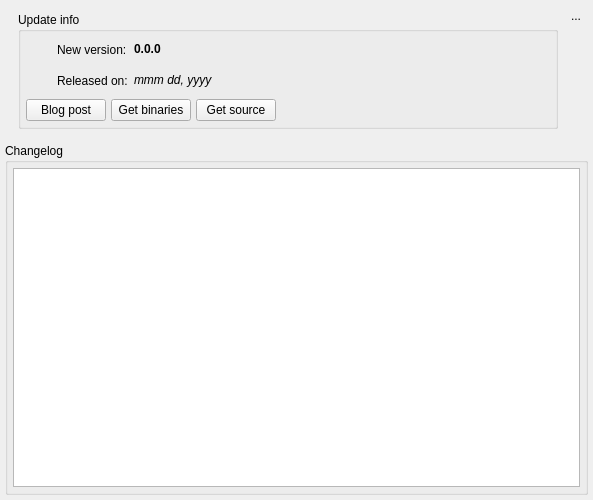
<?xml version="1.0" encoding="UTF-8"?>
<ui version="4.0">
 <class>UpdateNotifierWidget</class>
 <widget class="QWidget" name="UpdateNotifierWidget">
  <property name="modal" stdset="0">
   <bool>false</bool>
  </property>
  <property name="windowModality">
   <enum>Qt::WindowModality::WindowModal</enum>
  </property>
  <property name="geometry">
   <rect>
    <x>0</x>
    <y>0</y>
    <width>593</width>
    <height>500</height>
   </rect>
  </property>
  <property name="minimumSize">
   <size>
    <width>550</width>
    <height>500</height>
   </size>
  </property>
  <property name="windowTitle">
   <string>Update Notifier</string>
  </property>
  <property name="autoFillBackground">
   <bool>false</bool>
  </property>
  <property name="styleSheet">
   <string notr="true"/>
  </property>
  <layout class="QVBoxLayout" name="verticalLayout">
   <property name="spacing">
    <number>0</number>
   </property>
   <property name="leftMargin">
    <number>0</number>
   </property>
   <property name="topMargin">
    <number>0</number>
   </property>
   <property name="rightMargin">
    <number>0</number>
   </property>
   <property name="bottomMargin">
    <number>0</number>
   </property>
   <item>
    <widget class="QFrame" name="frame">
     <property name="mouseTracking">
      <bool>true</bool>
     </property>
     <property name="frameShape">
      <enum>QFrame::Shape::NoFrame</enum>
     </property>
     <property name="frameShadow">
      <enum>QFrame::Shadow::Raised</enum>
     </property>
     <layout class="QGridLayout" name="gridLayout">
      <property name="leftMargin">
       <number>5</number>
      </property>
      <property name="topMargin">
       <number>5</number>
      </property>
      <property name="rightMargin">
       <number>5</number>
      </property>
      <property name="bottomMargin">
       <number>5</number>
      </property>
      <item row="0" column="0" rowspan="2">
       <layout class="QHBoxLayout" name="horizontalLayout_2">
        <property name="sizeConstraint">
         <enum>QLayout::SizeConstraint::SetDefaultConstraint</enum>
        </property>
        <item>
         <widget class="QLabel" name="label">
          <property name="sizePolicy">
           <sizepolicy hsizetype="Fixed" vsizetype="Fixed">
            <horstretch>0</horstretch>
            <verstretch>0</verstretch>
           </sizepolicy>
          </property>
          <property name="maximumSize">
           <size>
            <width>128</width>
            <height>128</height>
           </size>
          </property>
          <property name="text">
           <string/>
          </property>
          <property name="pixmap">
           <pixmap resource="../../../../priv-plugins/res/logoicons.qrc">:/images/images/pgmodeler_splash.png</pixmap>
          </property>
          <property name="scaledContents">
           <bool>true</bool>
          </property>
          <property name="alignment">
           <set>Qt::AlignmentFlag::AlignLeading|Qt::AlignmentFlag::AlignLeft|Qt::AlignmentFlag::AlignTop</set>
          </property>
         </widget>
        </item>
        <item>
         <widget class="QGroupBox" name="groupBox">
          <property name="sizePolicy">
           <sizepolicy hsizetype="Preferred" vsizetype="Fixed">
            <horstretch>0</horstretch>
            <verstretch>0</verstretch>
           </sizepolicy>
          </property>
          <property name="title">
           <string>Update info</string>
          </property>
          <layout class="QGridLayout" name="gridLayout_2">
           <property name="leftMargin">
            <number>5</number>
           </property>
           <property name="topMargin">
            <number>5</number>
           </property>
           <property name="rightMargin">
            <number>5</number>
           </property>
           <property name="bottomMargin">
            <number>5</number>
           </property>
           <item row="0" column="0">
            <widget class="QLabel" name="label_2">
             <property name="sizePolicy">
              <sizepolicy hsizetype="Fixed" vsizetype="Fixed">
               <horstretch>0</horstretch>
               <verstretch>0</verstretch>
              </sizepolicy>
             </property>
             <property name="minimumSize">
              <size>
               <width>25</width>
               <height>25</height>
              </size>
             </property>
             <property name="maximumSize">
              <size>
               <width>25</width>
               <height>25</height>
              </size>
             </property>
             <property name="text">
              <string/>
             </property>
             <property name="pixmap">
              <pixmap resource="../../res/resources.qrc">:/icons/icons/update.png</pixmap>
             </property>
             <property name="scaledContents">
              <bool>true</bool>
             </property>
            </widget>
           </item>
           <item row="0" column="1">
            <widget class="QLabel" name="version_lbl">
             <property name="text">
              <string>New version:</string>
             </property>
             <property name="alignment">
              <set>Qt::AlignmentFlag::AlignLeading|Qt::AlignmentFlag::AlignLeft|Qt::AlignmentFlag::AlignVCenter</set>
             </property>
             <property name="margin">
              <number>0</number>
             </property>
             <property name="indent">
              <number>0</number>
             </property>
            </widget>
           </item>
           <item row="0" column="2">
            <widget class="QLabel" name="ver_num_lbl">
             <property name="sizePolicy">
              <sizepolicy hsizetype="Expanding" vsizetype="Fixed">
               <horstretch>0</horstretch>
               <verstretch>0</verstretch>
              </sizepolicy>
             </property>
             <property name="font">
              <font>
               <bold>true</bold>
              </font>
             </property>
             <property name="text">
              <string>0.0.0</string>
             </property>
             <property name="alignment">
              <set>Qt::AlignmentFlag::AlignLeading|Qt::AlignmentFlag::AlignLeft|Qt::AlignmentFlag::AlignVCenter</set>
             </property>
             <property name="margin">
              <number>0</number>
             </property>
            </widget>
           </item>
           <item row="1" column="0">
            <widget class="QLabel" name="label_3">
             <property name="minimumSize">
              <size>
               <width>25</width>
               <height>25</height>
              </size>
             </property>
             <property name="maximumSize">
              <size>
               <width>25</width>
               <height>25</height>
              </size>
             </property>
             <property name="text">
              <string/>
             </property>
             <property name="pixmap">
              <pixmap resource="../../res/resources.qrc">:/icons/icons/typedatetime.png</pixmap>
             </property>
             <property name="scaledContents">
              <bool>true</bool>
             </property>
             <property name="indent">
              <number>10</number>
             </property>
            </widget>
           </item>
           <item row="1" column="1">
            <widget class="QLabel" name="date_lbl">
             <property name="text">
              <string>Released on:</string>
             </property>
             <property name="alignment">
              <set>Qt::AlignmentFlag::AlignLeading|Qt::AlignmentFlag::AlignLeft|Qt::AlignmentFlag::AlignVCenter</set>
             </property>
             <property name="margin">
              <number>0</number>
             </property>
             <property name="indent">
              <number>0</number>
             </property>
            </widget>
           </item>
           <item row="1" column="2">
            <widget class="QLabel" name="ver_date_lbl">
             <property name="sizePolicy">
              <sizepolicy hsizetype="Expanding" vsizetype="Fixed">
               <horstretch>0</horstretch>
               <verstretch>0</verstretch>
              </sizepolicy>
             </property>
             <property name="font">
              <font>
               <italic>true</italic>
               <bold>false</bold>
              </font>
             </property>
             <property name="text">
              <string>mmm dd, yyyy</string>
             </property>
             <property name="alignment">
              <set>Qt::AlignmentFlag::AlignLeading|Qt::AlignmentFlag::AlignLeft|Qt::AlignmentFlag::AlignVCenter</set>
             </property>
             <property name="margin">
              <number>0</number>
             </property>
            </widget>
           </item>
           <item row="2" column="0" colspan="3">
            <layout class="QHBoxLayout" name="horizontalLayout">
             <property name="spacing">
              <number>5</number>
             </property>
             <property name="leftMargin">
              <number>0</number>
             </property>
             <item>
              <widget class="QPushButton" name="blog_post_btn">
               <property name="sizePolicy">
                <sizepolicy hsizetype="Fixed" vsizetype="Fixed">
                 <horstretch>0</horstretch>
                 <verstretch>0</verstretch>
                </sizepolicy>
               </property>
               <property name="toolTip">
                <string>&lt;p&gt;Redirects to the blog post detailing this release.&lt;/p&gt;</string>
               </property>
               <property name="text">
                <string>Blog post</string>
               </property>
               <property name="icon">
                <iconset resource="../../res/resources.qrc">
                 <normaloff>:/icons/icons/blogpost.png</normaloff>:/icons/icons/blogpost.png</iconset>
               </property>
               <property name="iconSize">
                <size>
                 <width>25</width>
                 <height>25</height>
                </size>
               </property>
               <property name="checkable">
                <bool>false</bool>
               </property>
              </widget>
             </item>
             <item>
              <widget class="QPushButton" name="get_binary_btn">
               <property name="sizePolicy">
                <sizepolicy hsizetype="Fixed" vsizetype="Fixed">
                 <horstretch>0</horstretch>
                 <verstretch>0</verstretch>
                </sizepolicy>
               </property>
               <property name="toolTip">
                <string>Redirects to the purchase page.</string>
               </property>
               <property name="text">
                <string>Get binaries</string>
               </property>
               <property name="icon">
                <iconset resource="../../res/resources.qrc">
                 <normaloff>:/icons/icons/dl_binary.png</normaloff>:/icons/icons/dl_binary.png</iconset>
               </property>
               <property name="iconSize">
                <size>
                 <width>25</width>
                 <height>25</height>
                </size>
               </property>
               <property name="checkable">
                <bool>false</bool>
               </property>
              </widget>
             </item>
             <item>
              <widget class="QPushButton" name="get_source_btn">
               <property name="sizePolicy">
                <sizepolicy hsizetype="Fixed" vsizetype="Fixed">
                 <horstretch>0</horstretch>
                 <verstretch>0</verstretch>
                </sizepolicy>
               </property>
               <property name="toolTip">
                <string>Redirects to the source code repository at GitHub.</string>
               </property>
               <property name="text">
                <string>Get source</string>
               </property>
               <property name="icon">
                <iconset resource="../../res/resources.qrc">
                 <normaloff>:/icons/icons/dl_source.png</normaloff>:/icons/icons/dl_source.png</iconset>
               </property>
               <property name="iconSize">
                <size>
                 <width>25</width>
                 <height>25</height>
                </size>
               </property>
               <property name="checkable">
                <bool>false</bool>
               </property>
              </widget>
             </item>
             <item>
              <spacer name="horizontalSpacer">
               <property name="orientation">
                <enum>Qt::Orientation::Horizontal</enum>
               </property>
               <property name="sizeHint" stdset="0">
                <size>
                 <width>40</width>
                 <height>20</height>
                </size>
               </property>
              </spacer>
             </item>
            </layout>
           </item>
          </layout>
         </widget>
        </item>
       </layout>
      </item>
      <item row="0" column="1">
       <widget class="QToolButton" name="hide_tb">
        <property name="toolTip">
         <string>Hide this widget</string>
        </property>
        <property name="text">
         <string>...</string>
        </property>
        <property name="icon">
         <iconset resource="../../res/resources.qrc">
          <normaloff>:/icons/icons/closetab.png</normaloff>:/icons/icons/closetab.png</iconset>
        </property>
        <property name="iconSize">
         <size>
          <width>20</width>
          <height>20</height>
         </size>
        </property>
        <property name="autoRaise">
         <bool>true</bool>
        </property>
       </widget>
      </item>
      <item row="1" column="1">
       <spacer name="verticalSpacer">
        <property name="orientation">
         <enum>Qt::Orientation::Vertical</enum>
        </property>
        <property name="sizeType">
         <enum>QSizePolicy::Policy::Preferred</enum>
        </property>
        <property name="sizeHint" stdset="0">
         <size>
          <width>20</width>
          <height>111</height>
         </size>
        </property>
       </spacer>
      </item>
      <item row="2" column="0" colspan="2">
       <widget class="QGroupBox" name="changelog_gb">
        <property name="sizePolicy">
         <sizepolicy hsizetype="Preferred" vsizetype="Expanding">
          <horstretch>0</horstretch>
          <verstretch>0</verstretch>
         </sizepolicy>
        </property>
        <property name="title">
         <string>Changelog</string>
        </property>
        <layout class="QVBoxLayout" name="verticalLayout_2">
         <property name="spacing">
          <number>5</number>
         </property>
         <property name="leftMargin">
          <number>5</number>
         </property>
         <property name="topMargin">
          <number>5</number>
         </property>
         <property name="rightMargin">
          <number>5</number>
         </property>
         <property name="bottomMargin">
          <number>5</number>
         </property>
         <item>
          <widget class="QTextEdit" name="changelog_txt">
           <property name="minimumSize">
            <size>
             <width>0</width>
             <height>0</height>
            </size>
           </property>
           <property name="frameShadow">
            <enum>QFrame::Shadow::Sunken</enum>
           </property>
           <property name="sizeAdjustPolicy">
            <enum>QAbstractScrollArea::SizeAdjustPolicy::AdjustToContents</enum>
           </property>
           <property name="autoFormatting">
            <set>QTextEdit::AutoFormattingFlag::AutoAll</set>
           </property>
           <property name="undoRedoEnabled">
            <bool>false</bool>
           </property>
           <property name="lineWrapMode">
            <enum>QTextEdit::LineWrapMode::WidgetWidth</enum>
           </property>
           <property name="readOnly">
            <bool>true</bool>
           </property>
           <property name="textInteractionFlags">
            <set>Qt::TextInteractionFlag::TextBrowserInteraction</set>
           </property>
          </widget>
         </item>
        </layout>
       </widget>
      </item>
     </layout>
    </widget>
   </item>
  </layout>
 </widget>
 <tabstops>
  <tabstop>changelog_txt</tabstop>
  <tabstop>get_binary_btn</tabstop>
  <tabstop>get_source_btn</tabstop>
  <tabstop>hide_tb</tabstop>
 </tabstops>
 <resources>
  <include location="../../res/resources.qrc"/>
  <include location="../../../../priv-plugins/res/logoicons.qrc"/>
 </resources>
 <connections/>
</ui>
